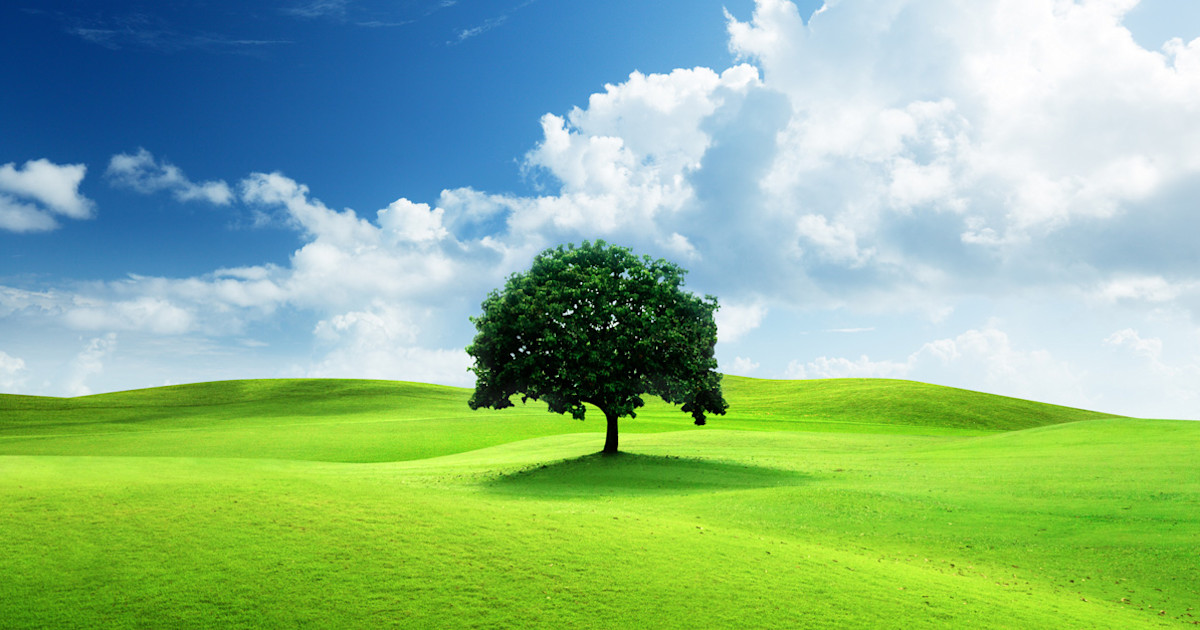
#> input picture Image Manipulation/image.jpg, 1200 x 630 px, found by its file name
$ python crop.py
#> lines starting #> are read from the running program, lines starting #| are printed output that depends on the picture
import cv2

# Read an image from file
image = cv2.imread('Image Manipulation/image.jpg')
#> image is the input picture: shape (630, 1200, 3); mean B, G, R 139.9, 183.6, 139.8

if image is None:
    print("Failed to load image.")
else:
    cropped_image = image[150:600, 400:800]  # Crop the image (y1:y2, x1:x2)
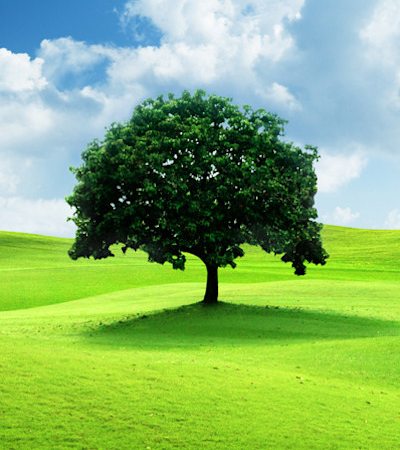
#> cropped_image: shape (450, 400, 3); mean B, G, R 108.1, 177.4, 133.8
    cv2.imshow('Original Image', image)
    cv2.imshow('Resized Image', cropped_image)
    cv2.waitKey(0)
    cv2.destroyAllWindows()
